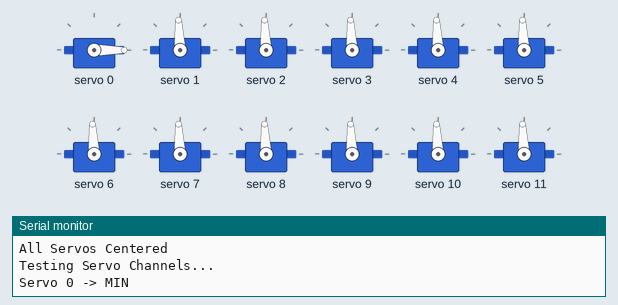
This sketch was run on a simulated ESP32. Shown: 12 × servo, the last lines printed to the serial monitor.

Above: at 0.71 s.
At 4.52 s:
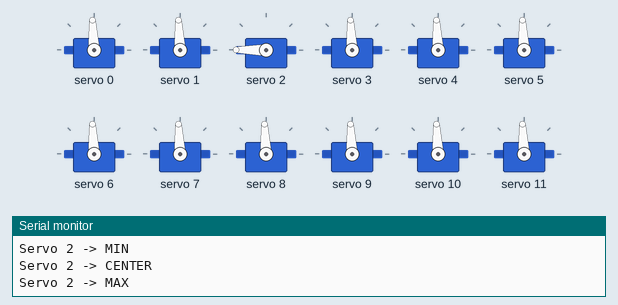
At 9.02 s:
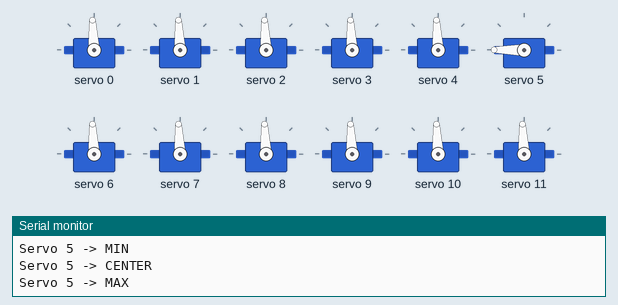
At 18.04 s:
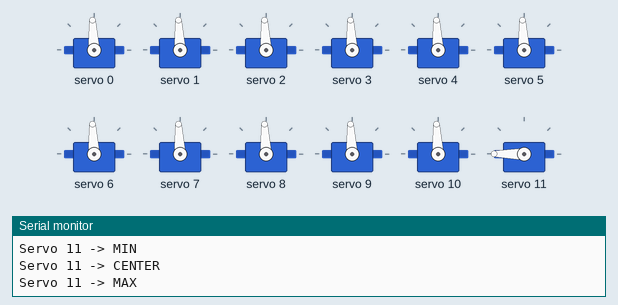
At 28.26 s:
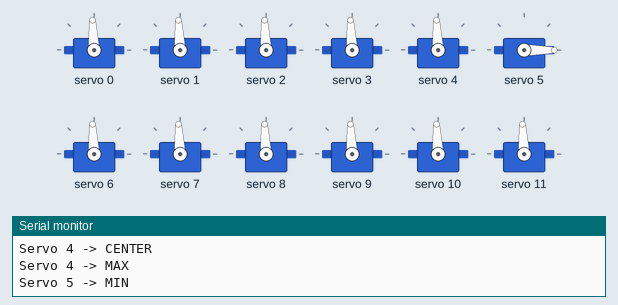
At 38.3 s:
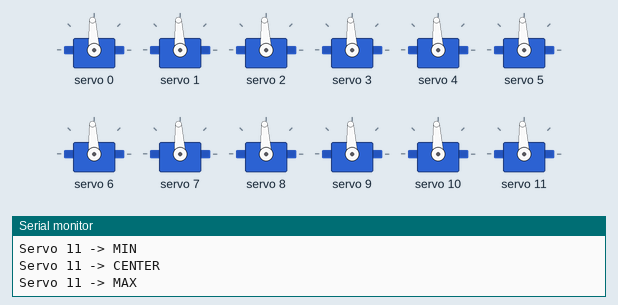
Timing chart, 0 to 39.8 s (numbered marks = the images above):
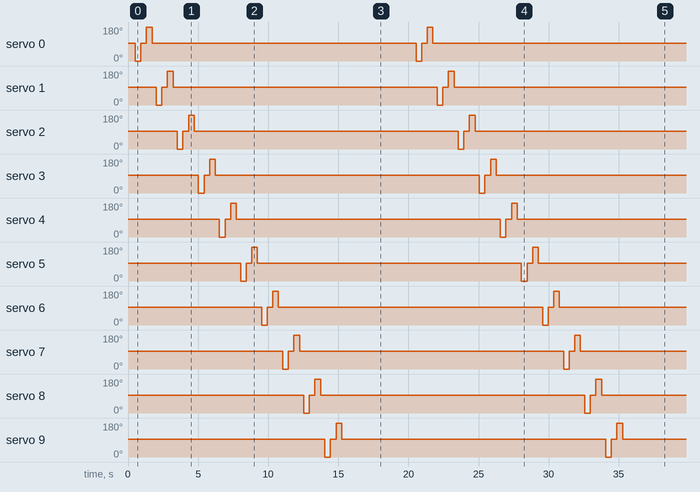

Measured:
- by itself, servo 0: 93° → 0° at 0.51 s, → 93° 0.40 s later, → 180° 0.40 s later, → 93° 0.40 s later, … (8 changes in this stretch)
- by itself, servo 1: 93° → 0° at 2.0 s, → 93° 0.40 s later, → 180° 0.40 s later, → 93° 0.40 s later, … (8 changes in this stretch)
- by itself, servo 2: 93° → 0° at 3.5 s, → 93° 0.40 s later, → 180° 0.40 s later, → 93° 0.40 s later, … (8 changes in this stretch)
- by itself, servo 3: 93° → 0° at 5.0 s, → 93° 0.40 s later, → 180° 0.40 s later, → 93° 0.40 s later, … (8 changes in this stretch)
- by itself, servo 4: 93° → 0° at 6.5 s, → 93° 0.40 s later, → 180° 0.40 s later, → 93° 0.40 s later, … (8 changes in this stretch)
- by itself, servo 5: 93° → 0° at 8.0 s, → 93° 0.40 s later, → 180° 0.40 s later, → 93° 0.40 s later, … (8 changes in this stretch)
- by itself, servo 6: 93° → 0° at 9.5 s, → 93° 0.40 s later, → 180° 0.40 s later, → 93° 0.40 s later, … (8 changes in this stretch)
- by itself, servo 7: 93° → 0° at 11.0 s, → 93° 0.40 s later, → 180° 0.40 s later, → 93° 0.40 s later, … (8 changes in this stretch)

The sketch:

PCA9685_Test.ino
```cpp
/*
 * ------------------------------------------------------------
 * Project : Robotic Dog
 * File    : PCA9685_Test.ino
 * Author  : Gourav Jain
 * Board   : ESP32
 * Driver  : PCA9685 16-Channel PWM Servo Driver
 * ------------------------------------------------------------
 * Purpose:
 * Verify communication with the PCA9685 and test all
 * connected servo channels.
 *
 * Development Stage:
 * Hardware Bring-up
 * ------------------------------------------------------------
 */

#include <Wire.h>
#include <Adafruit_PWMServoDriver.h>

#define SDA_PIN 21
#define SCL_PIN 22

// Servo pulse lengths
#define SERVO_MIN 110
#define SERVO_CENTER 307
#define SERVO_MAX 510

Adafruit_PWMServoDriver pwm = Adafruit_PWMServoDriver(0x40);

void setup()
{
    Serial.begin(115200);

    Wire.begin(SDA_PIN, SCL_PIN);

    Serial.println("--------------------------------------");
    Serial.println(" Robotic Dog - PCA9685 Hardware Test");
    Serial.println("--------------------------------------");

    pwm.begin();
    pwm.setPWMFreq(50);

    delay(500);

    Serial.println("PCA9685 Initialized Successfully");

    centerAllServos();

    Serial.println("All Servos Centered");
}

void loop()
{
    Serial.println("Testing Servo Channels...");

    for (uint8_t channel = 0; channel < 12; channel++)
    {
        Serial.print("Servo ");
        Serial.print(channel);
        Serial.println(" -> MIN");

        pwm.setPWM(channel, 0, SERVO_MIN);
        delay(400);

        Serial.print("Servo ");
        Serial.print(channel);
        Serial.println(" -> CENTER");

        pwm.setPWM(channel, 0, SERVO_CENTER);
        delay(400);

        Serial.print("Servo ");
        Serial.print(channel);
        Serial.println(" -> MAX");

        pwm.setPWM(channel, 0, SERVO_MAX);
        delay(400);

        pwm.setPWM(channel, 0, SERVO_CENTER);
        delay(300);
    }

    Serial.println("--------------------------------------");
    Serial.println("All Servo Channels Tested");
    Serial.println("--------------------------------------");

    delay(2000);
}

void centerAllServos()
{
    for (uint8_t i = 0; i < 12; i++)
    {
        pwm.setPWM(i, 0, SERVO_CENTER);
    }
}
```
